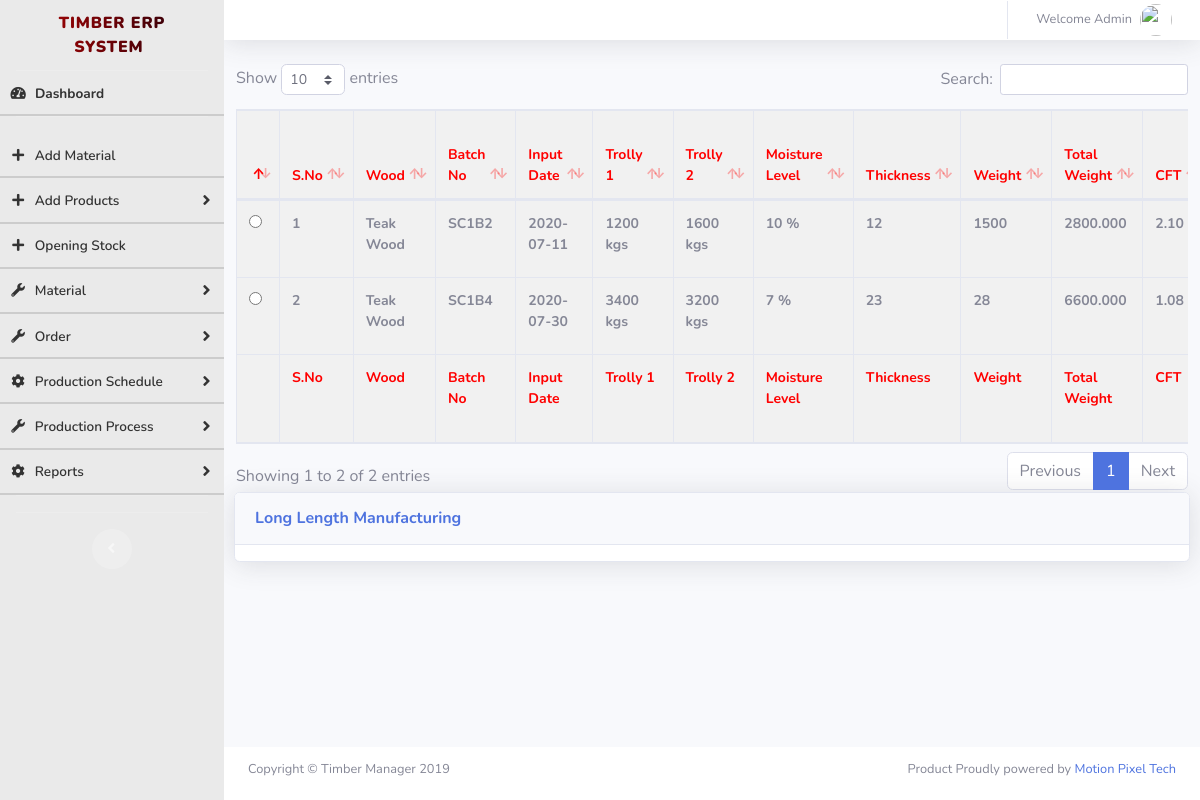
The app's page /long_length_manufacturing.php (signed in) with its own data.
### tables this page shows
CREATE TABLE `ta_seasoning_output` (
  `seasonout_id` int(10) NOT NULL,
  `type_of_wood` varchar(100) NOT NULL,
  `seasonout_batch` varchar(100) NOT NULL,
  `output_date` date NOT NULL,
  `output_time` time NOT NULL,
  `trolly1_weight` varchar(100) NOT NULL,
  `trolly1` varchar(100) NOT NULL,
  `trolly2_weight` varchar(100) NOT NULL,
  `trolly2` varchar(100) NOT NULL,
  `moisture_level` varchar(100) NOT NULL,
  `total_weight` varchar(100) NOT NULL,
  `weight` varchar(100) NOT NULL,
  `cft` varchar(100) NOT NULL,
  `per_cft_weight` varchar(100) NOT NULL,
  `total_cft` varchar(200) NOT NULL,
  `thickness` varchar(100) NOT NULL,
  `chamber` varchar(100) NOT NULL,
  `created_on` datetime NOT NULL DEFAULT current_timestamp(),
  `status` int(1) NOT NULL DEFAULT 1,
  `price_seasoning_per_cft` varchar(100) NOT NULL
);

CREATE TABLE `ta_wood_type` (
  `id` int(10) NOT NULL,
  `wood_type` varchar(150) NOT NULL,
  `status` int(1) NOT NULL DEFAULT 1 COMMENT '1->Active, 0->inactive',
  `created_on` datetime NOT NULL DEFAULT current_timestamp()
);

CREATE TABLE `ta_season_batch_nos` (
  `batch_id` int(10) NOT NULL,
  `seasonin_id` int(10) NOT NULL,
  `chamber` varchar(50) NOT NULL,
  `batch_no` varchar(100) NOT NULL,
  `status` int(1) NOT NULL COMMENT '1->active, 0->inactrive',
  `crated_on` datetime NOT NULL DEFAULT current_timestamp(),
  `is_deleted` int(1) NOT NULL DEFAULT 1 COMMENT '1->Not Deleted, 0->deleted'
);

### long_length_manufacturing.php (the view, shortened to what this page needs)
<?php
  include("db_connection.php");
  $sql = "SELECT tso.*,twt.wood_type,twt.id wood_id,sbn.batch_no FROM ta_seasoning_output tso join ta_wood_type twt on (twt.id = tso.type_of_wood) join ta_season_batch_nos sbn on (tso.seasonout_batch = sbn.batch_id and sbn.status = 1)";
  $resp = $conn->query($sql);
?>
<!DOCTYPE html>
<html lang="en">
<head><meta http-equiv="Content-Type" content="text/html; charset=utf-8">
  <link href="vendor/fontawesome-free/css/all.min.css" rel="stylesheet" type="text/css">
  <link href="css/sb-admin-2.min.css" rel="stylesheet">
  <link href="vendor/datatables/dataTables.bootstrap4.min.css" rel="stylesheet">
</head>
<body id="page-top">
  <div id="wrapper">
   <?php include "sidebar.php"; ?>
    <div id="content-wrapper" class="d-flex flex-column">
      <div id="content">
        <nav class="navbar navbar-expand navbar-light bg-white topbar mb-0 static-top shadow">
          <ul class="navbar-nav ml-auto">
            <li class="nav-item dropdown no-arrow">
              <a class="nav-link dropdown-toggle" href="#" id="userDropdown" role="button" data-toggle="dropdown" aria-haspopup="true" aria-expanded="false">
                <span class="mr-2 d-none d-lg-inline text-gray-600 small">Welcome Admin</span>
                <img class="img-profile rounded-circle" src="https://source.unsplash.com/QAB-WJcbgJk/60x60">
              </a>
            </li>
          </ul>
        </nav>
        <div class="">
  <div class="">
            <div class="col-md-12">
              <div class="table-responsive">
                <div class="table-responsive">
                  <table class="table table-bordered requestTable" id="dataTable" width="100%" cellspacing="0">
                    <thead>
                      <tr>
                        <th></th>
                        <th>S.No</th>
                        <th>Wood</th>
                        <th>Batch No</th>
                        <th>Input Date</th>
                        <th>Trolly 1</th>
                        <th>Trolly 2</th>
                        <th>Moisture Level</th>
                        <th>Thickness </th>
                        <th>Weight</th>
                        <th>Total Weight</th>
                        <th>CFT</th>
                      </tr>
                    </thead>
                    <tfoot>
                      <tr>
                        <th></th>
                        <th>S.No</th>
                        <th>Wood</th>
                        <th>Batch No</th>
                        <th>Input Date</th>
                        <th>Trolly 1</th>
                        <th>Trolly 2</th>
                        <th>Moisture Level</th>
                        <th>Thickness </th>
                        <th>Weight</th>
                        <th>Total Weight</th>
                        <th>CFT</th>
                      </tr>
                    </tfoot>
                    <tbody>
                      <?php
                      $sno = 1;
                        while ($rows = mysqli_fetch_assoc($resp)) {
                      ?>
                      <tr>
                        <th><input type="radio" name="outputRadio" value="<?php echo $rows['seasonout_id']; ?>" id="season_out_radio"></th>
                        <th><?php echo $sno++;?></th>
                        <th><?php echo $rows['wood_type']; ?></th>
                        <th><?php echo $rows['batch_no']?></th>
                        <th><?php echo $rows['output_date'];?></th>
                        <th><?php echo $rows['trolly1_weight'].' kgs';?></th>
                        <th><?php echo $rows['trolly2_weight'].' kgs';?></th>
                        <th><?php echo $rows['moisture_level'].' %'; ?></th>
                        <th><?php echo $rows['thickness']?></th>
                        <th><?php echo $rows['weight']?></th>
                        <th><?php echo $rows['total_weight']?></th>
                        <th><?php echo $rows['cft']?></th>
                      </tr>
                    <?php } ?>
                    </tbody>
                  </table>
                </div>
              </div>
            </div>
    <div class="card shadow mb-4">
        <div class="card-header py-3">
            <h6 class="m-0 font-weight-bold text-primary" style="text-transform: capitalize;">Long Length Manufacturing</h6>
        </div>
        <div class="card-body">
        </div>
    </div>
</div>
        </div>
      </div>
      <?php include "footer.php"; ?>
    </div>
  </div>
</body>
</html>

### records on screen
ta_seasoning_output: ta_wood_type.wood_type "Teak Wood", ta_season_batch_nos.batch_no "SC1B2", output_date "2020-07-11", trolly1_weight "1200", trolly2_weight "1600", moisture_level "10", thickness "12", weight "1500", total_weight "2800.000", cft "2.10"
ta_seasoning_output: ta_wood_type.wood_type "Teak Wood", ta_season_batch_nos.batch_no "SC1B4", output_date "2020-07-30", trolly1_weight "3400", trolly2_weight "3200", moisture_level "7", thickness "23", weight "28", total_weight "6600.000", cft "1.08"
